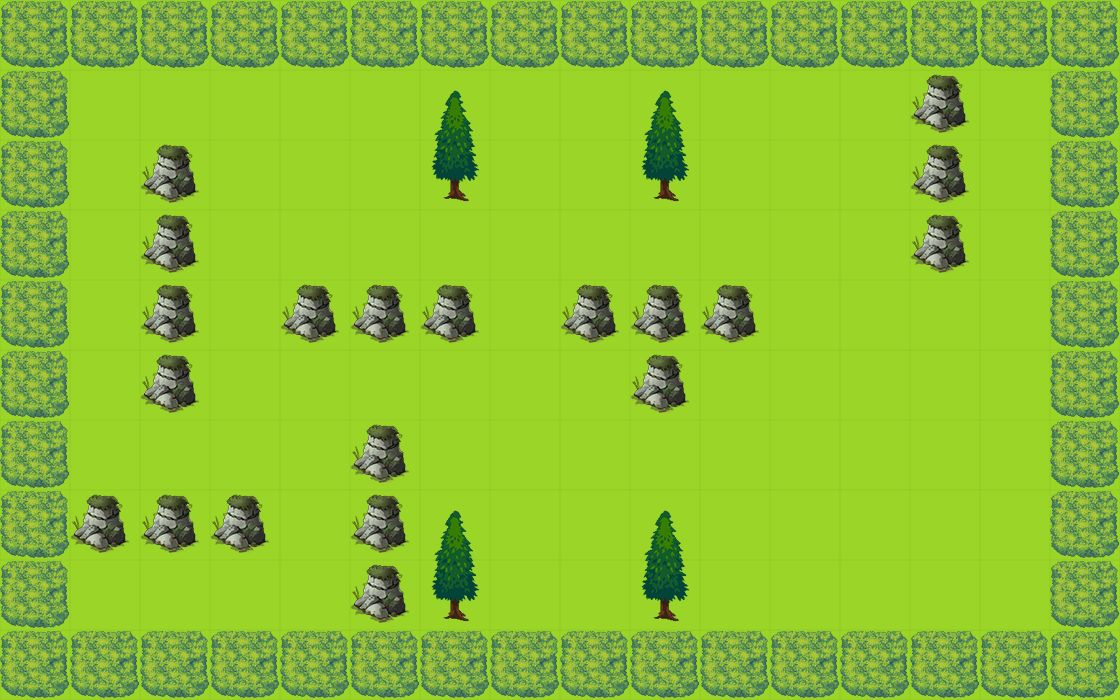

The image is a tile-based game level rendered from a .tmx file. Its description and source (layers, tilesets, objects; grid data summarised) follow:
An orthogonal 16x10 tile map with 70x70 px tiles, 2 tile layers (bgLayer, walkLayer) and 10 objects (2x monster_0, player, key, exit, box_1, ...).

<map version="1.0" orientation="orthogonal" renderorder="right-down" width="16" height="10" tilewidth="70" tileheight="70" nextobjectid="22">
 <tileset firstgid="1" name="333" tilewidth="70" tileheight="70" tilecount="100">
  <image source="333.png" width="700" height="700" />
 </tileset>
 <layer name="bgLayer" width="16" height="10">
  <data>[160 cells, 160 non-empty, 1 distinct tile ids]</data>
 </layer>
 <layer name="walkLayer" width="16" height="10">
  <data>[160 cells, 76 non-empty, 4 distinct tile ids]</data>
 </layer>
 <objectgroup name="object0">
  <object id="1" name="player" x="490" y="560" width="70" height="70">
   <properties>
    <property name="hp" value="600" />
   </properties>
  </object>
 </objectgroup>
 <objectgroup name="object1">
  <object id="3" name="key" x="490" y="70" width="70" height="70" />
  <object id="4" name="exit" x="560" y="560" width="70" height="70" />
 </objectgroup>
 <objectgroup name="object2">
  <object id="5" name="box_1" x="840" y="560" width="70" height="70" />
  <object id="8" name="box_2" x="70" y="70" width="70" height="70" />
  <object id="9" name="box_3" x="70" y="560" width="70" height="70" />
 </objectgroup>
 <objectgroup name="object4">
  <object id="20" name="monster_0" x="280" y="70" width="70" height="70">
   <properties>
    <property name="dirX" value="1" />
    <property name="dirY" value="0" />
    <property name="path" value="monster_0.png" />
    <property name="reverse" value="-1" />
    <property name="speed" value="100" />
   </properties>
  </object>
  <object id="21" name="monster_0" x="490" y="420" width="70" height="70">
   <properties>
    <property name="dirX" value="1" />
    <property name="dirY" value="0" />
    <property name="path" value="monster_0.png" />
    <property name="reverse" value="-1" />
    <property name="speed" value="100" />
   </properties>
  </object>
 </objectgroup>
 <objectgroup name="object3">
  <object id="18" name="trap_2" x="770" y="560" width="70" height="70" />
  <object id="19" name="trap_1" x="700" y="350" width="70" height="70" />
 </objectgroup>
</map>
